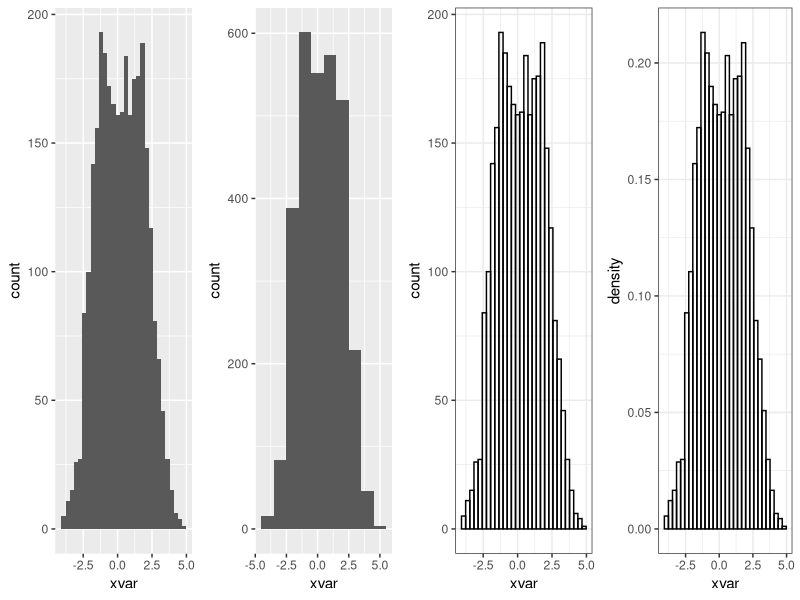
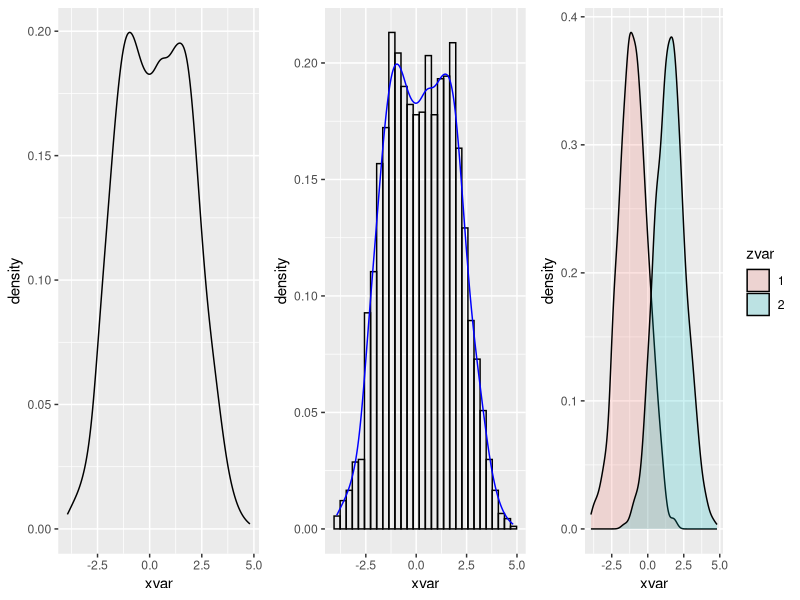
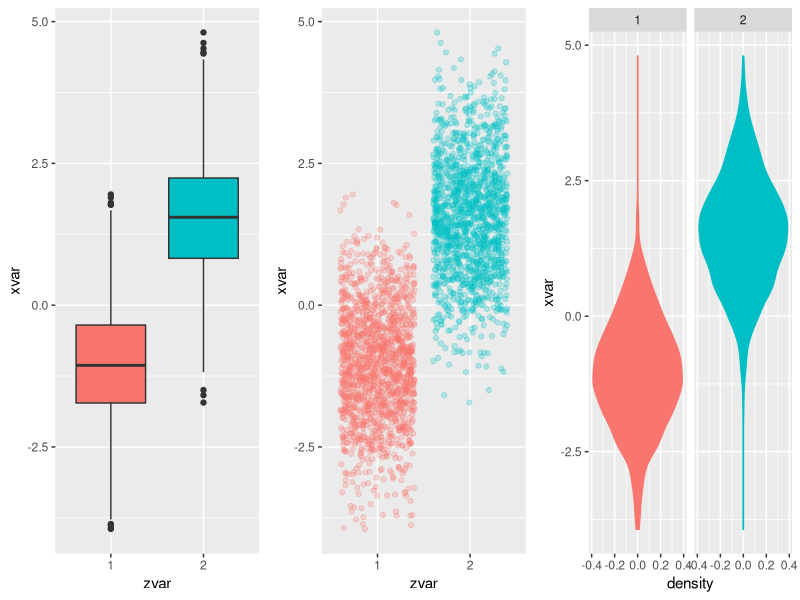
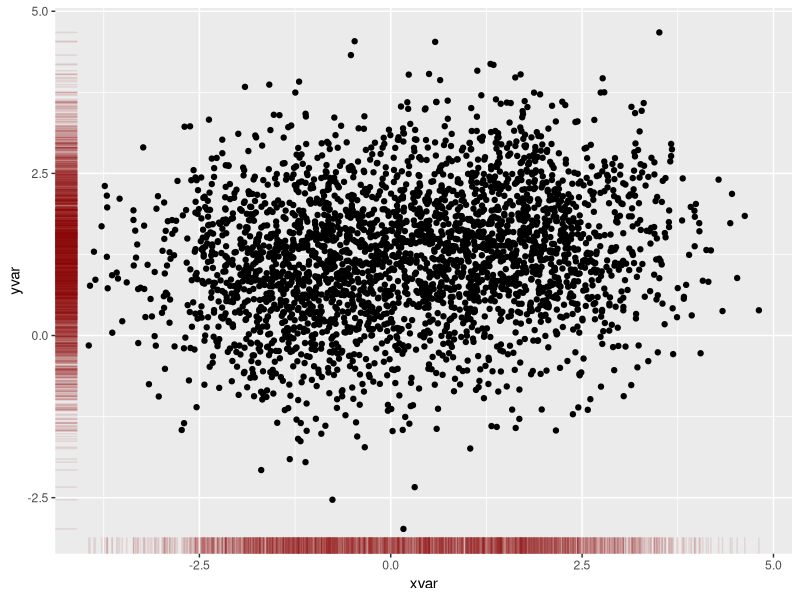
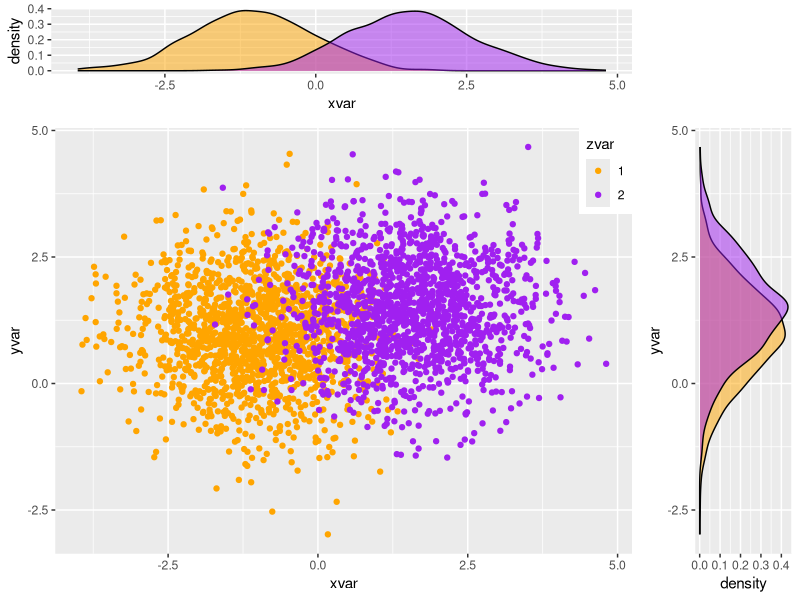

Recreate these plots in R, in order.
####################################
##Slawa Rokicki
##February 18, 2014
##Harvard University
##ggplot2 cheatsheet - distributions
####################################


library(ggplot2)
library(gridExtra)
set.seed(10005)

#set up data
xvar<-c(rnorm(1500, mean=-1), rnorm(1500, mean=1.5))
yvar<-c(rnorm(1500,mean=1), rnorm(1500, mean=1.5))
zvar<-as.factor(c(rep(1,1500),rep(2,1500)))
xy<-data.frame(xvar,yvar,zvar)

##histograms
#counts on y-axis
g1<-ggplot(xy, aes(xvar)) + geom_histogram()
g2<-ggplot(xy, aes(xvar)) + geom_histogram(binwidth=1)
g3<-ggplot(xy, aes(xvar)) + geom_histogram(fill=NA, color="black") + theme_bw()

#density on y-axis
g4<-ggplot(xy, aes(x=xvar)) + geom_histogram(aes(y = ..density..), color="black", fill=NA) + theme_bw()

grid.arrange(g1, g2, g3, g4, nrow=1)


##density plots
#basic density
p1<-ggplot(xy, aes(xvar)) + geom_density()

#histogram with density line overlaid
p2<-ggplot(xy, aes(x=xvar)) + 
  geom_histogram(aes(y = ..density..), color="black", fill=NA) +
  geom_density(color="blue")

#split and color by third variable, alpha fades the color a bit
p3<-ggplot(xy, aes(xvar, fill = zvar)) + geom_density(alpha = 0.2)

grid.arrange(p1, p2, p3, nrow=1)


##boxplots and more
#boxplot
b1<-ggplot(xy, aes(zvar, xvar)) + 
  geom_boxplot(aes(fill = zvar)) +
  theme(legend.position = "none")

#jitter plot
b2<-ggplot(xy, aes(zvar, xvar)) + 
  geom_jitter(alpha=I(1/4), aes(color=zvar)) +
  theme(legend.position = "none")

#volcano plot
b3<-ggplot(xy, aes(x = xvar)) +
  stat_density(aes(ymax = ..density..,  ymin = -..density..,
                   fill = zvar, color = zvar),
               geom = "ribbon", position = "identity") +
  facet_grid(. ~ zvar) +
  coord_flip() +
  theme(legend.position = "none")

grid.arrange(b1, b2, b3, nrow=1)


#rug plot
ggplot(xy,aes(xvar,yvar))  + geom_point() + geom_rug(col="darkred",alpha=.1)

##scatterplot with marginal density plots on either side

#placeholder plot - prints nothing at all
empty <- ggplot()+geom_point(aes(1,1), colour="white") +
  theme(                              
    plot.background = element_blank(), 
    panel.grid.major = element_blank(), 
    panel.grid.minor = element_blank(), 
    panel.border = element_blank(), 
    panel.background = element_blank(),
    axis.title.x = element_blank(),
    axis.title.y = element_blank(),
    axis.text.x = element_blank(),
    axis.text.y = element_blank(),
    axis.ticks = element_blank()
  )

#scatterplot of x and y variables
scatter <- ggplot(xy,aes(xvar, yvar)) + 
  geom_point(aes(color=zvar)) + 
  scale_color_manual(values = c("orange", "purple")) + 
  theme(legend.position=c(1,1),legend.justification=c(1,1)) 

#marginal density of x - plot on top
plot_top <- ggplot(xy, aes(xvar, fill=zvar)) + 
  geom_density(alpha=.5) + 
  scale_fill_manual(values = c("orange", "purple")) + 
  theme(legend.position = "none")

#marginal density of y - plot on the right
plot_right <- ggplot(xy, aes(yvar, fill=zvar)) + 
  geom_density(alpha=.5) + 
  coord_flip() + 
  scale_fill_manual(values = c("orange", "purple")) + 
  theme(legend.position = "none") 

#arrange the plots together, with appropriate height and width for each row and column
grid.arrange(plot_top, empty, scatter, plot_right, ncol=2, nrow=2, widths=c(4, 1), heights=c(1, 4))


